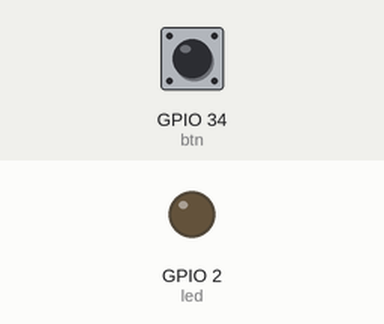
The sketch below on a simulated ESP32. On the bench: output pins drawn as LEDs (lit = HIGH). Inputs (shaded band) come from the test bench; at power-on: GPIO 34 (btn) LOW.

Above: at 1.2 s.
1.3 s: GPIO 34 (btn) pulled HIGH for 0.15 s
At 1.37 s:
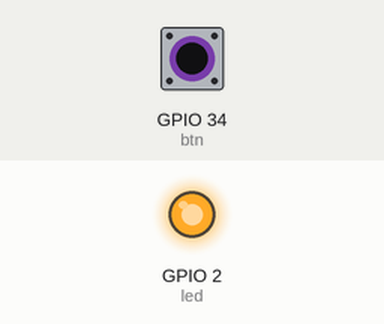
2.9 s: GPIO 34 (btn) pulled HIGH for 3.2 s
At 7.3 s:
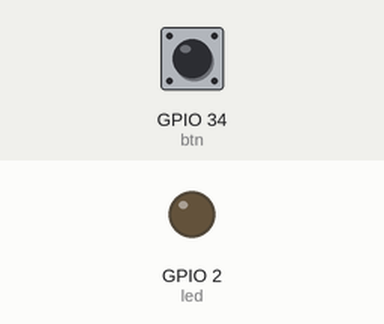
Timing chart, 0 to 8.8 s (numbered marks = the images above; inputs shaded):
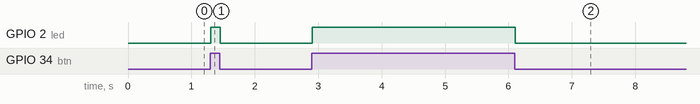

The sketch:

esp32_code.ino
```cpp
#define led 2
#define btn 34

void setup() {
  pinMode(led, OUTPUT);
  pinMode(btn, INPUT);
}

void loop() {
  if (digitalRead(btn) == HIGH){
    digitalWrite(led, HIGH);
  }else{
    digitalWrite(led, LOW);
  }
  delay(10);
}
```

Measured:
- after the input at 1.3 s, GPIO 2 (led): LOW → HIGH at once, → LOW 0.15 s later
- after the input at 2.9 s, GPIO 2 (led): LOW → HIGH at once, → LOW 3.2 s later
